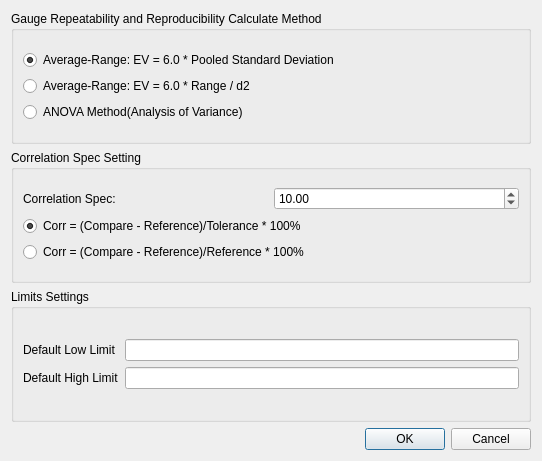
<?xml version="1.0" encoding="UTF-8"?>
<ui version="4.0">
 <class>CalSettingDialog</class>
 <widget class="QDialog" name="CalSettingDialog">
  <property name="geometry">
   <rect>
    <x>0</x>
    <y>0</y>
    <width>542</width>
    <height>461</height>
   </rect>
  </property>
  <property name="windowTitle">
   <string>Calcualte Settings</string>
  </property>
  <layout class="QGridLayout" name="gridLayout_3">
   <item row="0" column="0">
    <layout class="QVBoxLayout" name="verticalLayout_3">
     <item>
      <widget class="QGroupBox" name="EVGroupBox">
       <property name="title">
        <string>Gauge Repeatability and Reproducibility Calculate Method</string>
       </property>
       <layout class="QGridLayout" name="gridLayout">
        <item row="0" column="0">
         <layout class="QVBoxLayout" name="verticalLayout">
          <item>
           <widget class="QRadioButton" name="Mode0RadioButton">
            <property name="text">
             <string>Average-Range: EV = 6.0 * Pooled Standard Deviation</string>
            </property>
            <property name="checked">
             <bool>true</bool>
            </property>
           </widget>
          </item>
          <item>
           <widget class="QRadioButton" name="Mode1RadioButton">
            <property name="text">
             <string>Average-Range: EV = 6.0 * Range / d2</string>
            </property>
           </widget>
          </item>
          <item>
           <widget class="QRadioButton" name="Mode2RadioButton">
            <property name="text">
             <string>ANOVA Method(Analysis of Variance)</string>
            </property>
           </widget>
          </item>
         </layout>
        </item>
       </layout>
      </widget>
     </item>
     <item>
      <widget class="QGroupBox" name="CorrelationSpecGroupBox">
       <property name="title">
        <string>Correlation Spec Setting</string>
       </property>
       <layout class="QGridLayout" name="gridLayout_4">
        <item row="0" column="0">
         <layout class="QVBoxLayout" name="verticalLayout_4">
          <item>
           <layout class="QHBoxLayout" name="horizontalLayout_3">
            <item>
             <widget class="QLabel" name="CorrSpecLabel">
              <property name="text">
               <string>Correlation Spec:</string>
              </property>
             </widget>
            </item>
            <item>
             <widget class="QDoubleSpinBox" name="CorrelationSpecSpinBox">
              <property name="minimum">
               <double>0.100000000000000</double>
              </property>
              <property name="maximum">
               <double>100.000000000000000</double>
              </property>
              <property name="value">
               <double>10.000000000000000</double>
              </property>
             </widget>
            </item>
           </layout>
          </item>
          <item>
           <widget class="QRadioButton" name="radioButton_Corr1">
            <property name="text">
             <string>Corr = (Compare - Reference)/Tolerance * 100%</string>
            </property>
            <property name="checked">
             <bool>true</bool>
            </property>
           </widget>
          </item>
          <item>
           <widget class="QRadioButton" name="radioButton_Corr2">
            <property name="text">
             <string>Corr = (Compare - Reference)/Reference * 100%</string>
            </property>
           </widget>
          </item>
         </layout>
        </item>
       </layout>
      </widget>
     </item>
     <item>
      <widget class="QGroupBox" name="LimitGroupBox">
       <property name="title">
        <string>Limits Settings</string>
       </property>
       <layout class="QGridLayout" name="gridLayout_2">
        <item row="0" column="0">
         <layout class="QVBoxLayout" name="verticalLayout_2">
          <item>
           <layout class="QHBoxLayout" name="horizontalLayout">
            <item>
             <widget class="QLabel" name="LowLimitabel">
              <property name="text">
               <string>Default Low Limit </string>
              </property>
             </widget>
            </item>
            <item>
             <widget class="QLineEdit" name="LowLimitLineEdit"/>
            </item>
           </layout>
          </item>
          <item>
           <layout class="QHBoxLayout" name="horizontalLayout_2">
            <item>
             <widget class="QLabel" name="HighLimitLabel">
              <property name="text">
               <string>Default High Limit</string>
              </property>
             </widget>
            </item>
            <item>
             <widget class="QLineEdit" name="HighLimitLineEdit"/>
            </item>
           </layout>
          </item>
         </layout>
        </item>
       </layout>
      </widget>
     </item>
     <item>
      <widget class="QDialogButtonBox" name="buttonBox">
       <property name="orientation">
        <enum>Qt::Horizontal</enum>
       </property>
       <property name="standardButtons">
        <set>QDialogButtonBox::Cancel|QDialogButtonBox::Ok</set>
       </property>
      </widget>
     </item>
    </layout>
   </item>
  </layout>
 </widget>
 <resources/>
 <connections>
  <connection>
   <sender>buttonBox</sender>
   <signal>accepted()</signal>
   <receiver>CalSettingDialog</receiver>
   <slot>accept()</slot>
   <hints>
    <hint type="sourcelabel">
     <x>248</x>
     <y>254</y>
    </hint>
    <hint type="destinationlabel">
     <x>157</x>
     <y>274</y>
    </hint>
   </hints>
  </connection>
  <connection>
   <sender>buttonBox</sender>
   <signal>rejected()</signal>
   <receiver>CalSettingDialog</receiver>
   <slot>reject()</slot>
   <hints>
    <hint type="sourcelabel">
     <x>316</x>
     <y>260</y>
    </hint>
    <hint type="destinationlabel">
     <x>286</x>
     <y>274</y>
    </hint>
   </hints>
  </connection>
 </connections>
</ui>
